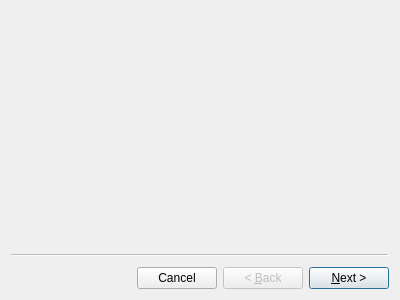
<?xml version="1.0" encoding="UTF-8"?>
<ui version="4.0">
 <class>WizardNewOffer</class>
 <widget class="QWizard" name="WizardNewOffer">
  <property name="geometry">
   <rect>
    <x>0</x>
    <y>0</y>
    <width>400</width>
    <height>300</height>
   </rect>
  </property>
  <property name="windowTitle">
   <string>Wizard</string>
  </property>
  <property name="options">
   <set>QWizard::CancelButtonOnLeft|QWizard::NoDefaultButton</set>
  </property>
  <widget class="PageOffer_BidAsk" name="page_BidAsk"/>
  <widget class="PageOffer_Assets" name="page_Assets"/>
  <widget class="PageOffer_Accounts" name="page_Accounts"/>
  <widget class="PageOffer_Amounts" name="page_Amounts"/>
  <widget class="PageOffer_Expiry" name="page_Expiry"/>
  <widget class="PageOffer_Summary" name="page_Summary"/>
 </widget>
 <customwidgets>
  <customwidget>
   <class>PageOffer_BidAsk</class>
   <extends>QWizardPage</extends>
   <header>pageoffer_bidask.h</header>
   <container>1</container>
  </customwidget>
  <customwidget>
   <class>PageOffer_Accounts</class>
   <extends>QWizardPage</extends>
   <header>pageoffer_accounts.h</header>
   <container>1</container>
  </customwidget>
  <customwidget>
   <class>PageOffer_Amounts</class>
   <extends>QWizardPage</extends>
   <header>pageoffer_amounts.h</header>
   <container>1</container>
  </customwidget>
  <customwidget>
   <class>PageOffer_Expiry</class>
   <extends>QWizardPage</extends>
   <header>pageoffer_expiry.h</header>
   <container>1</container>
  </customwidget>
  <customwidget>
   <class>PageOffer_Summary</class>
   <extends>QWizardPage</extends>
   <header>pageoffer_summary.h</header>
   <container>1</container>
  </customwidget>
  <customwidget>
   <class>PageOffer_Assets</class>
   <extends>QWizardPage</extends>
   <header>pageoffer_assets.h</header>
   <container>1</container>
  </customwidget>
 </customwidgets>
 <resources/>
 <connections/>
</ui>
